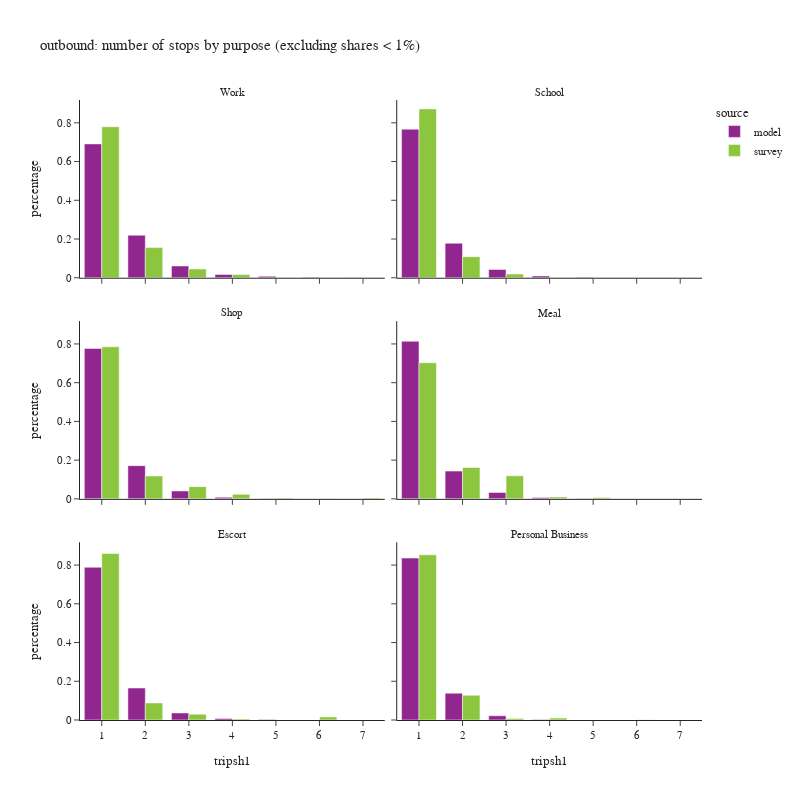

Notebook cell for this chart:
### Code cell
df_plot = df_tour.groupby(['tripsh1','pdpurp_label','source'])['toexpfac'].sum().reset_index()
df_plot['percentage'] = df_plot.groupby(['pdpurp_label','source'], group_keys=False)['toexpfac']. \
    apply(lambda x: x / float(x.sum()))
df_plot2 = df_plot.loc[(df_plot['percentage'] > 0.001) & (df_plot['tripsh1'] <= 10)]

fig = px.bar(df_plot2.sort_values(['source','pdpurp_label']),
             x="tripsh1", y="percentage", color="source",barmode="group",
             facet_col='pdpurp_label', facet_col_wrap=2, 
             hover_data=['toexpfac'],
             title="outbound: number of stops by purpose (excluding shares < 1%)")
fig.update_layout(height=800, width=800)
fig.for_each_annotation(lambda a: a.update(text = a.text.split("=")[-1]))
fig.for_each_xaxis(lambda a: a.update(dict(dtick = 1, categoryorder='category ascending')))
fig.show()

### Figure 1 — Plotly figure (JSON) as saved in the notebook; plotly's stock layout.template omitted (floating-point values rounded to 4 significant figures)
{"data": [{"alignmentgroup": "True", "customdata": [[1531000.0], [486400.0], [134900.0], [37800.0], [15630.0], [4372.0], [2330.0]], "hovertemplate": "source=model<br>pdpurp_label=Work<br>tripsh1=%{x}<br>percentage=%{y}<br>toexpfac=%{customdata[0]}<extra></extra>", "legendgroup": "model", "marker": {"color": "#91268F", "pattern": {"shape": ""}}, "name": "model", "offsetgroup": "model", "orientation": "v", "showlegend": true, "textposition": "auto", "type": "bar", "x": [1, 2, 3, 4, 5, 6, 7], "xaxis": "x5", "y": [0.691, 0.2195, 0.06086, 0.01706, 0.007052, 0.001973, 0.001051], "yaxis": "y5"}, {"alignmentgroup": "True", "customdata": [[572200.0], [132800.0], [31790.0], [6956.0], [1837.0]], "hovertemplate": "source=model<br>pdpurp_label=School<br>tripsh1=%{x}<br>percentage=%{y}<br>toexpfac=%{customdata[0]}<extra></extra>", "legendgroup": "model", "marker": {"color": "#91268F", "pattern": {"shape": ""}}, "name": "model", "offsetgroup": "model", "orientation": "v", "showlegend": false, "textposition": "auto", "type": "bar", "x": [1, 2, 3, 4, 5], "xaxis": "x6", "y": [0.767, 0.178, 0.04261, 0.009324, 0.002462], "yaxis": "y6"}, {"alignmentgroup": "True", "customdata": [[778700.0], [172100.0], [40960.0], [8374.0], [2185.0]], "hovertemplate": "source=model<br>pdpurp_label=Shop<br>tripsh1=%{x}<br>percentage=%{y}<br>toexpfac=%{customdata[0]}<extra></extra>", "legendgroup": "model", "marker": {"color": "#91268F", "pattern": {"shape": ""}}, "name": "model", "offsetgroup": "model", "orientation": "v", "showlegend": false, "textposition": "auto", "type": "bar", "x": [1, 2, 3, 4, 5], "xaxis": "x3", "y": [0.7764, 0.1716, 0.04084, 0.008349, 0.002178], "yaxis": "y3"}, {"alignmentgroup": "True", "customdata": [[455500.0], [80240.0], [18500.0], [3954.0], [1111.0]], "hovertemplate": "source=model<br>pdpurp_label=Meal<br>tripsh1=%{x}<br>percentage=%{y}<br>toexpfac=%{customdata[0]}<extra></extra>", "legendgroup": "model", "marker": {"color": "#91268F", "pattern": {"shape": ""}}, "name": "model", "offsetgroup": "model", "orientation": "v", "showlegend": false, "textposition": "auto", "type": "bar", "x": [1, 2, 3, 4, 5], "xaxis": "x4", "y": [0.8138, 0.1434, 0.03305, 0.007065, 0.001985], "yaxis": "y4"}, {"alignmentgroup": "True", "customdata": [[644500.0], [134900.0], [29700.0], [6031.0], [1692.0]], "hovertemplate": "source=model<br>pdpurp_label=Escort<br>tripsh1=%{x}<br>percentage=%{y}<br>toexpfac=%{customdata[0]}<extra></extra>", "legendgroup": "model", "marker": {"color": "#91268F", "pattern": {"shape": ""}}, "name": "model", "offsetgroup": "model", "orientation": "v", "showlegend": false, "textposition": "auto", "type": "bar", "x": [1, 2, 3, 4, 5], "xaxis": "x", "y": [0.7886, 0.165, 0.03634, 0.007379, 0.00207], "yaxis": "y"}, {"alignmentgroup": "True", "customdata": [[451600.0], [74810.0], [11780.0], [1552.0]], "hovertemplate": "source=model<br>pdpurp_label=Personal Business<br>tripsh1=%{x}<br>percentage=%{y}<br>toexpfac=%{customdata[0]}<extra></extra>", "legendgroup": "model", "marker": {"color": "#91268F", "pattern": {"shape": ""}}, "name": "model", "offsetgroup": "model", "orientation": "v", "showlegend": false, "textposition": "auto", "type": "bar", "x": [1, 2, 3, 4], "xaxis": "x2", "y": [0.8362, 0.1385, 0.02182, 0.002874], "yaxis": "y2"}, {"alignmentgroup": "True", "customdata": [[1083000.0], [216100.0], [63080.0], [22590.0], [1556.0]], "hovertemplate": "source=survey<br>pdpurp_label=Work<br>tripsh1=%{x}<br>percentage=%{y}<br>toexpfac=%{customdata[0]}<extra></extra>", "legendgroup": "survey", "marker": {"color": "#8CC63E", "pattern": {"shape": ""}}, "name": "survey", "offsetgroup": "survey", "orientation": "v", "showlegend": true, "textposition": "auto", "type": "bar", "x": [1, 2, 3, 4, 6], "xaxis": "x5", "y": [0.7796, 0.1555, 0.0454, 0.01626, 0.00112], "yaxis": "y5"}, {"alignmentgroup": "True", "customdata": [[426500.0], [53160.0], [9506.0]], "hovertemplate": "source=survey<br>pdpurp_label=School<br>tripsh1=%{x}<br>percentage=%{y}<br>toexpfac=%{customdata[0]}<extra></extra>", "legendgroup": "survey", "marker": {"color": "#8CC63E", "pattern": {"shape": ""}}, "name": "survey", "offsetgroup": "survey", "orientation": "v", "showlegend": false, "textposition": "auto", "type": "bar", "x": [1, 2, 3], "xaxis": "x6", "y": [0.8719, 0.1087, 0.01943], "yaxis": "y6"}, {"alignmentgroup": "True", "customdata": [[512600.0], [77000.0], [41160.0], [15470.0], [2581.0], [1044.0], [2947.0]], "hovertemplate": "source=survey<br>pdpurp_label=Shop<br>tripsh1=%{x}<br>percentage=%{y}<br>toexpfac=%{customdata[0]}<extra></extra>", "legendgroup": "survey", "marker": {"color": "#8CC63E", "pattern": {"shape": ""}}, "name": "survey", "offsetgroup": "survey", "orientation": "v", "showlegend": false, "textposition": "auto", "type": "bar", "x": [1, 2, 3, 4, 5, 6, 7], "xaxis": "x3", "y": [0.7852, 0.118, 0.06304, 0.0237, 0.003954, 0.001599, 0.004514], "yaxis": "y3"}, {"alignmentgroup": "True", "customdata": [[246700.0], [56860.0], [41740.0], [3409.0], [2273.0]], "hovertemplate": "source=survey<br>pdpurp_label=Meal<br>tripsh1=%{x}<br>percentage=%{y}<br>toexpfac=%{customdata[0]}<extra></extra>", "legendgroup": "survey", "marker": {"color": "#8CC63E", "pattern": {"shape": ""}}, "name": "survey", "offsetgroup": "survey", "orientation": "v", "showlegend": false, "textposition": "auto", "type": "bar", "x": [1, 2, 3, 4, 5], "xaxis": "x4", "y": [0.7028, 0.1619, 0.1189, 0.00971, 0.006475], "yaxis": "y4"}, {"alignmentgroup": "True", "customdata": [[468500.0], [48000.0], [16270.0], [2909.0], [8617.0]], "hovertemplate": "source=survey<br>pdpurp_label=Escort<br>tripsh1=%{x}<br>percentage=%{y}<br>toexpfac=%{customdata[0]}<extra></extra>", "legendgroup": "survey", "marker": {"color": "#8CC63E", "pattern": {"shape": ""}}, "name": "survey", "offsetgroup": "survey", "orientation": "v", "showlegend": false, "textposition": "auto", "type": "bar", "x": [1, 2, 3, 4, 6], "xaxis": "x", "y": [0.8598, 0.08809, 0.02986, 0.005338, 0.01581], "yaxis": "y"}, {"alignmentgroup": "True", "customdata": [[295100.0], [44050.0], [2597.0], [3446.0], [666.6]], "hovertemplate": "source=survey<br>pdpurp_label=Personal Business<br>tripsh1=%{x}<br>percentage=%{y}<br>toexpfac=%{customdata[0]}<extra></extra>", "legendgroup": "survey", "marker": {"color": "#8CC63E", "pattern": {"shape": ""}}, "name": "survey", "offsetgroup": "survey", "orientation": "v", "showlegend": false, "textposition": "auto", "type": "bar", "x": [1, 2, 3, 4, 6], "xaxis": "x2", "y": [0.8527, 0.1273, 0.007505, 0.009956, 0.001926], "yaxis": "y2"}], "layout": {"annotations": [{"font": {}, "showarrow": false, "text": "Escort", "x": 0.245, "xanchor": "center", "xref": "paper", "y": 0.2867, "yanchor": "bottom", "yref": "paper"}, {"font": {}, "showarrow": false, "text": "Personal Business", "x": 0.755, "xanchor": "center", "xref": "paper", "y": 0.2867, "yanchor": "bottom", "yref": "paper"}, {"font": {}, "showarrow": false, "text": "Shop", "x": 0.245, "xanchor": "center", "xref": "paper", "y": 0.6433, "yanchor": "bottom", "yref": "paper"}, {"font": {}, "showarrow": false, "text": "Meal", "x": 0.755, "xanchor": "center", "xref": "paper", "y": 0.6433, "yanchor": "bottom", "yref": "paper"}, {"font": {}, "showarrow": false, "text": "Work", "x": 0.245, "xanchor": "center", "xref": "paper", "y": 1.0, "yanchor": "bottom", "yref": "paper"}, {"font": {}, "showarrow": false, "text": "School", "x": 0.755, "xanchor": "center", "xref": "paper", "y": 1.0, "yanchor": "bottom", "yref": "paper"}], "barmode": "group", "height": 800, "legend": {"title": {"text": "source"}, "tracegroupgap": 0}, "title": {"text": "outbound: number of stops by purpose (excluding shares < 1%)"}, "width": 800, "xaxis": {"anchor": "y", "categoryorder": "category ascending", "domain": [0.0, 0.49], "dtick": 1, "title": {"text": "tripsh1"}}, "xaxis2": {"anchor": "y2", "categoryorder": "category ascending", "domain": [0.51, 1.0], "dtick": 1, "matches": "x", "title": {"text": "tripsh1"}}, "xaxis3": {"anchor": "y3", "categoryorder": "category ascending", "domain": [0.0, 0.49], "dtick": 1, "matches": "x", "showticklabels": false}, "xaxis4": {"anchor": "y4", "categoryorder": "category ascending", "domain": [0.51, 1.0], "dtick": 1, "matches": "x", "showticklabels": false}, "xaxis5": {"anchor": "y5", "categoryorder": "category ascending", "domain": [0.0, 0.49], "dtick": 1, "matches": "x", "showticklabels": false}, "xaxis6": {"anchor": "y6", "categoryorder": "category ascending", "domain": [0.51, 1.0], "dtick": 1, "matches": "x", "showticklabels": false}, "yaxis": {"anchor": "x", "domain": [0.0, 0.2867], "title": {"text": "percentage"}}, "yaxis2": {"anchor": "x2", "domain": [0.0, 0.2867], "matches": "y", "showticklabels": false}, "yaxis3": {"anchor": "x3", "domain": [0.3567, 0.6433], "matches": "y", "title": {"text": "percentage"}}, "yaxis4": {"anchor": "x4", "domain": [0.3567, 0.6433], "matches": "y", "showticklabels": false}, "yaxis5": {"anchor": "x5", "domain": [0.7133, 1.0], "matches": "y", "title": {"text": "percentage"}}, "yaxis6": {"anchor": "x6", "domain": [0.7133, 1.0], "matches": "y", "showticklabels": false}}}
